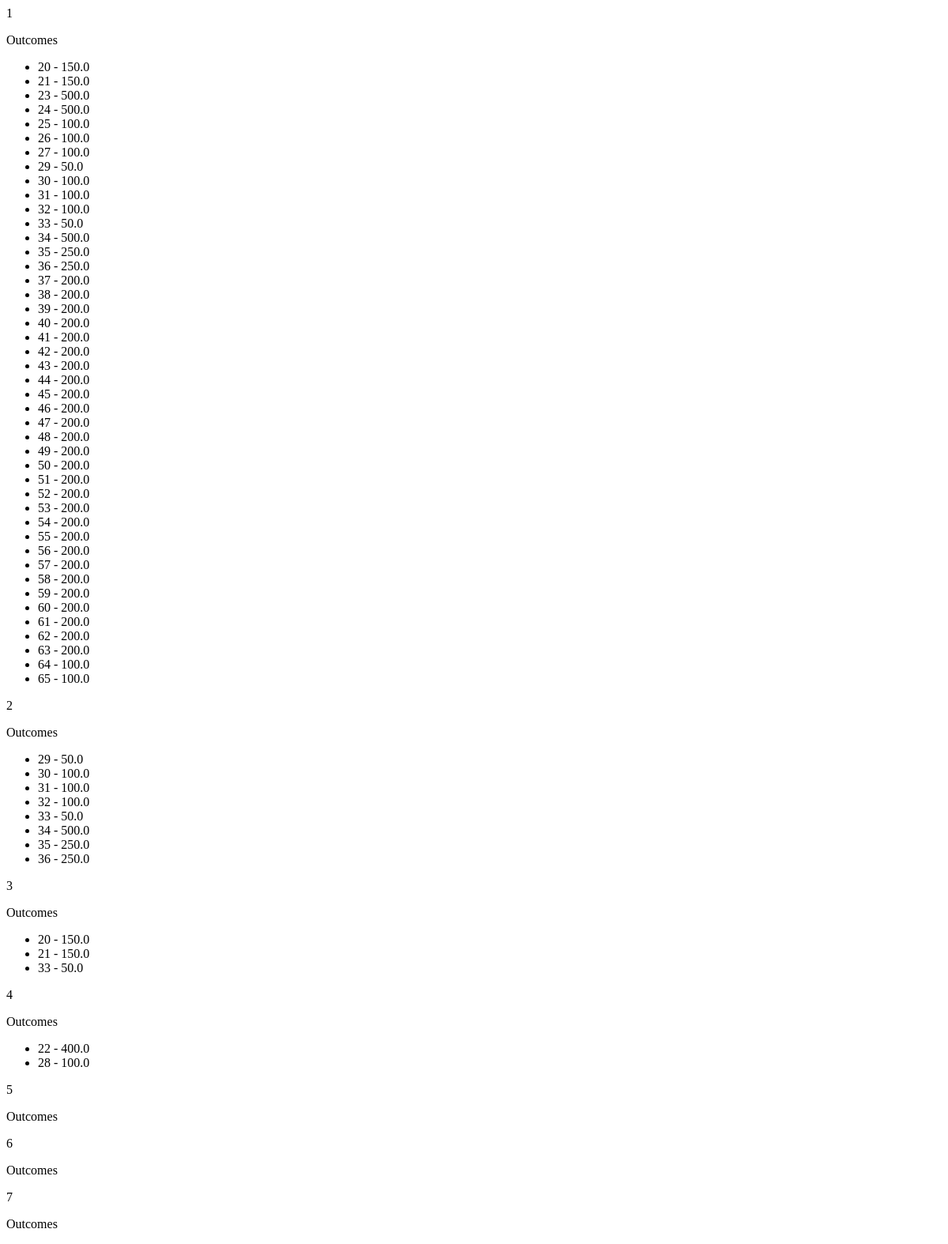
The app's page /test/, older data.
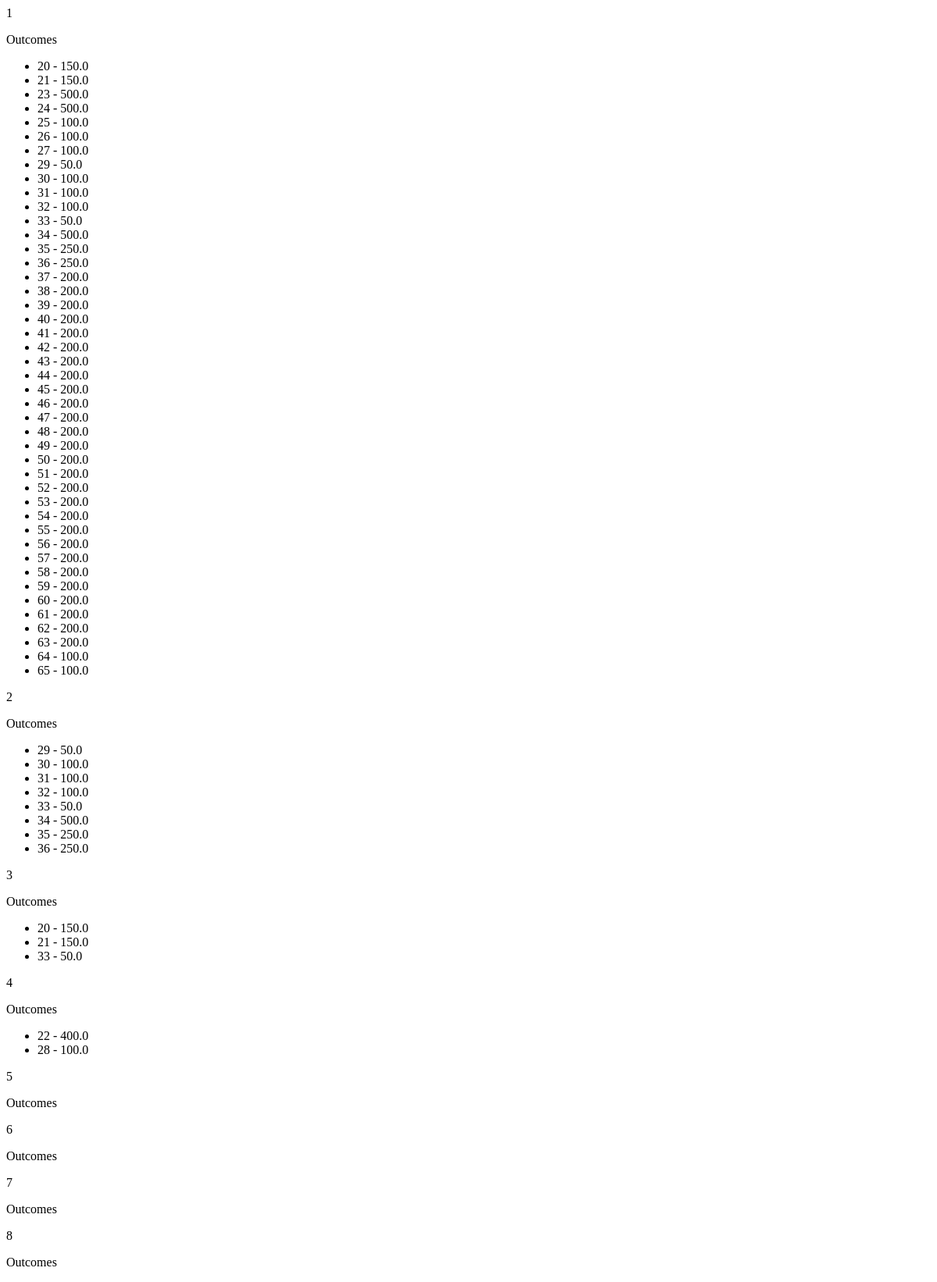
The same page, newer data.
### transactions/models.py (models this page shows, shortened)
class Account(models.Model):
    balance = models.FloatField(validators=[MinValueValidator(0)])
    user = models.ForeignKey(User, on_delete=models.PROTECT)
    created = models.DateTimeField(auto_now_add=True)
    transactions = models.ManyToManyField('self', through='Transaction')
    is_active = models.BooleanField(default=True)
    class Meta:
        verbose_name = 'Cчет'
        verbose_name_plural = 'Cчета'

class Transaction(models.Model):
    date_time = models.DateTimeField(auto_now_add=True)
    amount = models.FloatField(validators=[MinValueValidator(0)])
    from_accounts = models.ManyToManyField(Account, related_name='outcomes')
    to_account = models.ForeignKey(Account, on_delete=models.CASCADE, related_name='incomes')
    is_cancelled = models.BooleanField(default=False)
    class Meta:
        verbose_name = 'Транзакция'
        verbose_name_plural = 'Транзакции'

### transactions/views.py (the view)
# urls.py: path('test/', views.test, name='test'),
def test(request):
    account_list = Account.objects.prefetch_related(Prefetch('outcomes', Transaction.objects.annotate(outcome_amount=F('amount') / Count('from_accounts')))).all()
    return render(request, 'test.html', {'account_list': account_list})

### transactions/templates/test.html (shortened to what this page needs)
{% for account in account_list %}
    <p>{{ account.id }}</p>
    <p>Outcomes</p>
    <ul>
        {% for outcome in account.outcomes.all %}
            <li>{{ outcome.id }} - {{ outcome.outcome_amount }}</li>
        {% endfor %}
    </ul>
{% endfor %}

Row changes from the older to the newer data that the page shows:
added Account: id "8"
